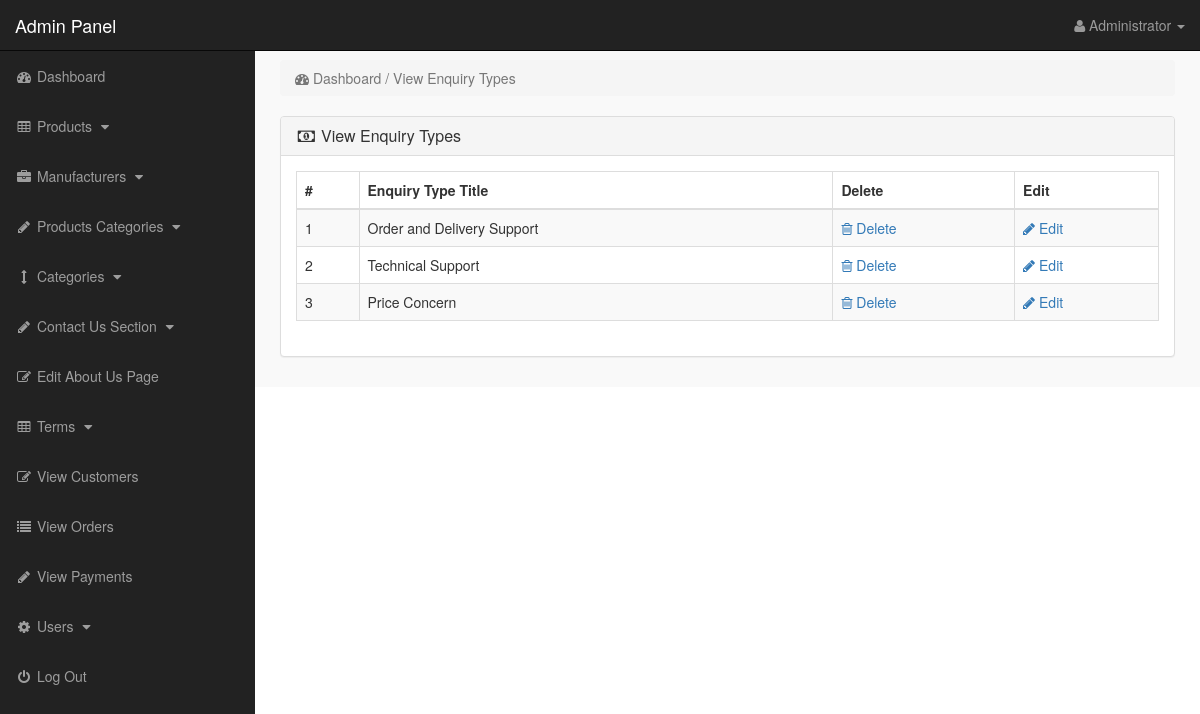
The app's page /admin_area/index.php?view_enquiry (signed in) with its own data.
### tables this page shows
CREATE TABLE `enquiry_types` (
  `enquiry_id` int(10) NOT NULL,
  `enquiry_title` varchar(255) NOT NULL
);

### admin_area/view_enquiry.php (the view)
<?php
if(!isset($_SESSION['admin_email'])){
echo "<script>window.open('login.php','_self')</script>";
}
else {
?>
<div class="row" >
<div class="col-lg-12" >
<ol class="breadcrumb">
<li class="active">
<i class="fa fa-dashboard" ></i> Dashboard / View Enquiry Types
</li>
</ol>
</div>
</div>
<div class="row">
<div class="col-lg-12">
<div class="panel panel-default">
<div class="panel-heading">
<h3 class="panel-title">
<i class="fa fa-money fa-fw"></i> View Enquiry Types
</h3>
</div>
<div class="panel-body">
<div class="table-responsive">
<table class="table table-bordered table-hover table-striped">
<thead>
<tr>
<th>#</th>
<th>Enquiry Type Title</th>
<th>Delete</th>
<th>Edit</th>
</tr>
</thead>
<tbody>
<?php
$i = 0;
$get_enquiry_types = "select * from enquiry_types";
$run_enquiry_types = mysqli_query($con,$get_enquiry_types);
while($row_enquiry_types = mysqli_fetch_array($run_enquiry_types)){
$enquiry_id = $row_enquiry_types['enquiry_id'];
$enquiry_title = $row_enquiry_types['enquiry_title'];
$i++;
?>
<tr>
<td> <?php echo $i; ?> </td>
<td> <?php echo $enquiry_title; ?> </td>
<td>
<a href="index.php?delete_enquiry=<?php echo $enquiry_id; ?>">
<i class="fa fa-trash-o"> </i> Delete
</a>
</td>
<td>
<a href="index.php?edit_enquiry=<?php echo $enquiry_id; ?>">
<i class="fa fa-pencil"> </i> Edit
</a>
</td>
</tr>
<?php } ?>
</tbody>
</table>
</div>
</div>
</div>
</div>
</div>
<?php } ?>

### admin_area/includes/sidebar.php (shortened to what this page needs)
<?php
if(!isset($_SESSION['admin_email'])){
echo "<script>window.open('login.php','_self')</script>";
}
else {
?>
<nav class="navbar navbar-inverse navbar-fixed-top" >
<div class="navbar-header" >
<a class="navbar-brand" href="index.php?dashboard" >Admin Panel</a>
</div>
<ul class="nav navbar-right top-nav" >
<li class="dropdown" >
<a href="#" class="dropdown-toggle" data-toggle="dropdown" >
<i class="fa fa-user" ></i>
<?php echo $admin_name; ?> <b class="caret" ></b>
</a>
</li>
</ul>
<div class="collapse navbar-collapse navbar-ex1-collapse">
<ul class="nav navbar-nav side-nav">
<li>
<a href="index.php?dashboard">
<i class="fa fa-fw fa-dashboard"></i> Dashboard
</a>
</li>
<li>
<a href="#" data-toggle="collapse" data-target="#products">
<i class="fa fa-fw fa-table"></i> Products
<i class="fa fa-fw fa-caret-down"></i>
</a>
</li>
<li>
<a href="#" data-toggle="collapse" data-target="#manufacturers">
<i class="fa fa-fw fa-briefcase"></i> Manufacturers
<i class="fa fa-fw fa-caret-down"></i>
</a>
</li>
<li>
<a href="#" data-toggle="collapse" data-target="#p_cat">
<i class="fa fa-fw fa-pencil"></i> Products Categories
<i class="fa fa-fw fa-caret-down"></i>
</a>
</li>
<li>
<a href="#" data-toggle="collapse" data-target="#cat">
<i class="fa fa-fw fa-arrows-v"></i> Categories
<i class="fa fa-fw fa-caret-down"></i>
</a>
</li>
<li>
<a href="#" data-toggle="collapse" data-target="#contact_us">
<i class="fa fa-fw fa-pencil"> </i> Contact Us Section
<i class="fa fa-fw fa-caret-down"></i>
</a>
</li>
<li>
<a href="index.php?edit_about_us">
<i class="fa fa-fw fa-edit"></i> Edit About Us Page
</a>
</li>
<li>
<a href="#" data-toggle="collapse" data-target="#terms" >
<i class="fa fa-fw fa-table"></i> Terms
<i class="fa fa-fw fa-caret-down"></i>
</a>
</li>
<li>
<a href="index.php?view_customers">
<i class="fa fa-fw fa-edit"></i> View Customers
</a>
</li>
<li>
<a href="index.php?view_orders">
<i class="fa fa-fw fa-list"></i> View Orders
</a>
</li>
<li>
<a href="index.php?view_payments">
<i class="fa fa-fw fa-pencil"></i> View Payments
</a>
</li>
<li>
<a href="#" data-toggle="collapse" data-target="#users">
<i class="fa fa-fw fa-gear"></i> Users
<i class="fa fa-fw fa-caret-down"></i>
</a>
</li>
<li>
<a href="logout.php">
<i class="fa fa-fw fa-power-off"></i> Log Out
</a>
</li>
</ul>
</div>
</nav>
<?php } ?>

### admin_area/css/style.css (style rules this page uses)
body { margin-top:100px; }
@media (min-width: 768px) { body { margin-top:50px; } }
.top-nav { padding:0 15px; }
.top-nav>li { display:inline-block; float:left; }
.top-nav>li>a { padding-top:15px; padding-bottom:15px; line-height:20px; color:#999; }
@media (min-width: 768px) { .side-nav { position:fixed; top:51px; width:255px; border-radius:0; overflow-y:auto; background-color: #222; bottom:0; overflow-x:hidden; padding-bottom:40px; } }
@media (min-width: 768px) { .side-nav>li>a { width:255px; } }
.panel-body { border-radius:5px; }

### records on screen
enquiry_types: enquiry_title "Order and Delivery Support"
enquiry_types: enquiry_title "Technical Support"
enquiry_types: enquiry_title "Price Concern"

### other values on screen
$admin_name "Administrator"
